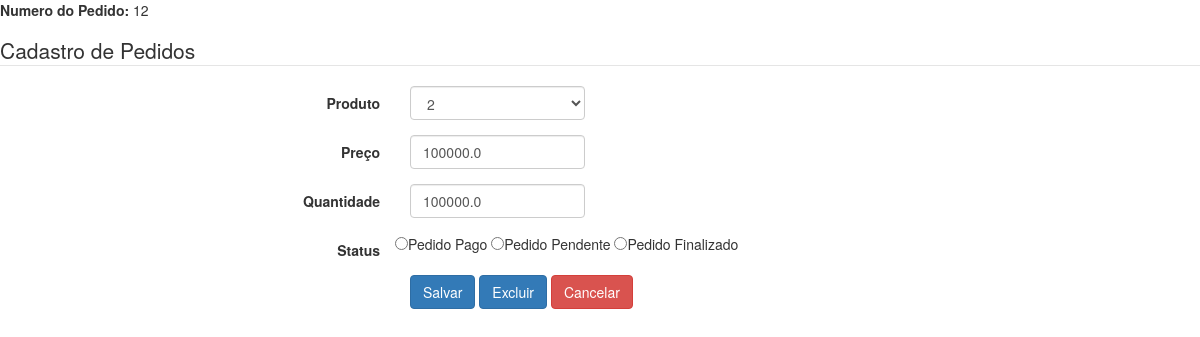
/pedido/12/, run on the app's committed database.
### tables this page shows
CREATE TABLE pedido (
    id_pedido INTEGER PRIMARY KEY AUTOINCREMENT,
    id_produto INTEGER NOT NULL,
    id_cliente INTEGER NOT NULL,
    preco REAL NOT NULL,
    quantidade INTEGER NOT NULL,
    datahora DATETIME DEFAULT CURRENT_DATE,
    status TINYINT(1),
    FOREIGN KEY(id_produto) REFERENCES produto(id_produto),
    FOREIGN KEY(id_cliente) REFERENCES cliente(id_cliente)
);

### clientes.py (the view)
@app.route("/pedido/<int:id_pedido>/", methods = ["GET"])
def form_alterar_pedido_api(id_pedido):
    pedido = consultar_pedido(id_pedido)
    if pedido == None:
        return render_template("menu.html", mensagem = f"Esse pedido não existe."), 404
    return render_template("form_pedido.html", id_pedido = id_pedido, id_produto = pedido['id_produto'], quantidade = pedido['quantidade'], status = pedido['status'], preco = pedido['preco'], clientes = listar_clientes(), produtos = listar_produtos())

### clientes.py (called while the page is built)
def row_to_dict(description, row):
    if row == None:
        return None
    d = {}
    for i in range(0, len(row)):
        d[description[i][0]] = row[i]
    return d

def rows_to_dict(description, rows):
    result = []
    for row in rows:
        result.append(row_to_dict(description, row))
    return result

def conectar():
    return sqlite3.connect('clientes.db')

def listar_clientes():
    with closing(conectar()) as con, closing(con.cursor()) as cur:
        cur.execute("SELECT id_cliente, nome, sexo, telefone, endereco, email FROM cliente ORDER BY id_cliente")
        return rows_to_dict(cur.description, cur.fetchall())

def listar_produtos():
    with closing(conectar()) as con, closing(con.cursor()) as cur:
        cur.execute("SELECT p.id_produto, p.descricao, p.preco_unitario, p.quantidade FROM produto p ORDER BY p.id_produto")
        return rows_to_dict(cur.description, cur.fetchall())

def consultar_pedido(id_pedido):
    with closing(conectar()) as con, closing(con.cursor()) as cur:
        cur.execute("SELECT id_pedido, id_produto, id_cliente, preco, quantidade, datahora, status FROM pedido p WHERE id_pedido = ?", (id_pedido, ))
        return row_to_dict(cur.description, cur.fetchone())

### templates/form_pedido.html (shortened to what this page needs)
<!DOCTYPE html>
<html>
<head>
    <link href="//maxcdn.bootstrapcdn.com/bootstrap/3.3.0/css/bootstrap.min.css" rel="stylesheet" id="bootstrap-css">
</head>
<body>
    <form class="form-horizontal" method="POST" action="/pedido/{{id_pedido}}/" id="form_principal">
        {% if id_pedido != 'novo'%}
        <p>
            <label>Numero do Pedido:</label> {{id_pedido}}
        </p>
        {% endif %}
        <legend>Cadastro de Pedidos</legend>
        <div class="form-group">
            <label class="col-md-4 control-label" for="id_produto">Produto</label>
            <div class="col-md-2">
                <select class="form-control" name="id_produto" id="id_produto">
                    {% for produto in produtos %}
                        <option value="{{produto['id_produto']}}" {% if id_produto == produto['id_produto'] %}selected="selected"{% endif %}>{{produto['id_produto']}}</option>
                    {% endfor %}
                </select>
            </div>
        </div>
        <div class="form-group">
            <label class="col-md-4 control-label" for="preco">Preço</label>
            <div class="col-md-2">
                <input id="preco" name="preco" type="number" placeholder="" class="form-control input-md" value="{{preco}}">
            </div>
        </div>
        <div class="form-group">
            <label class="col-md-4 control-label" for="quantidade">Quantidade</label>
            <div class="col-md-2">
                <input id="quantidade" name="quantidade" type="number" placeholder="" class="form-control input-md" value="{{preco}}">
            </div>
        </div>
        <div class="form-group">
            <label class="col-md-4 control-label" for="status">Status</label>
            <input type="radio" id="status" name="status" value="Ok" {% if status=='Ok' %}checked="checked" {% endif %}>Pedido Pago</input>
            <input type="radio" id="status" name="status" value="Pendente" {% if sexo=='Pendente' %}checked="checked" {% endif %}>Pedido Pendente</input>
            {% if id_pedido != 'novo' %}
            <input type="radio" id="status" name="status" value="Finalizado" {% if status=='Ok' %}checked="checked" {% endif %}>Pedido Finalizado</input>
            {% endif %}
        </div>
        <div class="form-group">
            <label class="col-md-4 control-label" for="btnsalvar"></label>
            <div class="col-md-8">
                <button type="button" id="btnsalvar" name="btnsalvar" class="btn btn-primary" onclick="salvar()">Salvar</button>
                {% if id_pedido != 'novo' %}
                <button type="button" id="btnexcluir" name="btnexcluir" class="btn btn-primary" onclick="excluir()">Excluir</button>
                {% endif %}
                <a id="btncancelar" name="btncancelar" class="btn btn-danger" href="/menu">Cancelar</a>
            </div>
        </div>
    </form>
</body>
</html>

### data on the page
pedido: preco "100000.0", quantidade "100000.0", status "☐ Status"

### other printed values
{{ id_pedido }} "12"
form field id_produto "2"
